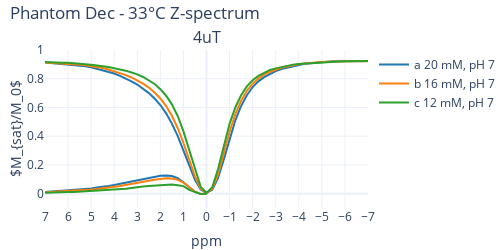
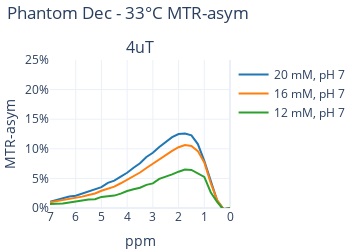
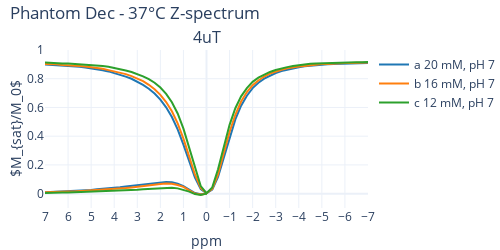
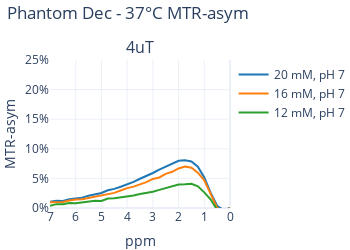

Here is the notebook cell these charts were saved with, in order:
### Code cell
for phantom_i in [0, 1, 2, 3, 5]:
    cest_prtcl_names = cest_prtcls_names[phantom_i]  # 3.6, 4, 6
    colors = ['#1f77b4', '#ff7f0e', '#2ca02c']
    conc_l = conc_ls[phantom_i]
    ph_l = ph_ls[phantom_i]
    tag = tags[phantom_i]
    abc_id = [tag.index('a'), tag.index('b'), tag.index('c')]

    fig = make_subplots(rows=1, cols=len(cest_prtcl_names),
                        subplot_titles=B_names[phantom_i], vertical_spacing = 0.07, horizontal_spacing=0.01)
    fig_2 = make_subplots(rows=1, cols=len(cest_prtcl_names),
                          subplot_titles=B_names[phantom_i], vertical_spacing = 0.07, horizontal_spacing=0.05)

    mean_z_spectrum = mean_z_spectra[phantom_i]
    mean_z_spectrum_not_cor = mean_z_spectra_n_c[phantom_i]
    # Iterate over each channel
    for B_idx in range(len(cest_prtcl_names)):
        # Iterate over each image
        for tag_i, cur_tag in enumerate(['a', 'b', 'c']):
            vial_i = tag.index(cur_tag)
            z_vial_B = mean_z_spectrum[vial_i,B_idx,:]
            z_vial_B_not_cor = mean_z_spectrum_not_cor[vial_i,B_idx,:]
            
            ppm_lim = 7

            # MTR asym calculation
            cha_n = len(z_vial_B)
            mid_i = int(cha_n/2 - 1)
            last_i = int(cha_n-1)
            positives = z_vial_B[0:(mid_i+2)]  # positives to 0 (including)
            negatives = z_vial_B[last_i:mid_i:-1]  # negatives to 0 (including)

            MTR_asym = negatives-positives
            ppm_asym = np.linspace(ppm_lim, 0, num=(mid_i+2))     

            ppm = np.linspace(ppm_lim, -ppm_lim, num=cha_n)

            col_idx = B_idx + 1
            fig.add_trace(go.Scatter(x=ppm, y=z_vial_B, line=dict(color=colors[tag_i]), name=f'{cur_tag} {conc_l[vial_i]}, {ph_l[vial_i]}', legendgroup=f'{1}_{col_idx}_1'), row=1, col=col_idx)
            # fig.add_trace(go.Scatter(x=ppm, y=z_vial_B_not_cor, line=dict(color='gray'), name=f'{cur_tag} {conc_l[vial_i]}, {ph_l[vial_i]}', legendgroup=f'{1}_{col_idx}_1'), row=1, col=col_idx)  # later delete!
            
            fig.add_trace(go.Scatter(x=ppm_asym, y=MTR_asym, line=dict(color=colors[tag_i]), name=f'{conc_l[vial_i]}, {ph_l[vial_i]}', legendgroup=f'{1}_{col_idx}_2'), row=1, col=col_idx)
            fig.update_xaxes(title_text='ppm', row=1, col=col_idx)
            
            fig_2.add_trace(go.Scatter(x=ppm_asym, y=MTR_asym, line=dict(color=colors[tag_i]), name=f'{conc_l[vial_i]}, {ph_l[vial_i]}', legendgroup=f'{1}_{col_idx}_2'), row=1, col=col_idx)
            fig_2.update_xaxes(title_text='ppm', row=1, col=col_idx)
            
    fig.update_yaxes(title_text='$M_{sat}/M_0$', row=1, col=1, title_standoff=2)
    fig_2.update_yaxes(title_text='MTR-asym', row=1, col=1)
    
    # Update layout
    fig.update_layout(template='plotly_white',  # Set the theme to plotly white
                      title_text=f'Phantom {month[phantom_i]} - {temperatures[phantom_i]} Z-spectrum',
                      height=250, width=500,
                      title=dict(x=0.02, y=0.97),
                      margin=dict(l=45, r=0, t=50, b=0)
                      )  # Adjust the title position
    
    fig_2.update_layout(template='plotly_white',  # Set the theme to plotly white
                  title_text=f'Phantom {month[phantom_i]} - {temperatures[phantom_i]} MTR-asym',
                  height=250, width=350,
                  title=dict(x=0.02, y=0.97),
                  margin=dict(l=0, r=0, t=60, b=0)
                        )  # Adjust the title position

    # Set axes for z-spectrum
    fig.update_xaxes(autorange='reversed',tickmode='linear', tick0=0, dtick=1)
    fig.update_yaxes(tickmode='linear', tick0=0, dtick=0.2, range=[-0.1, 1])
    
    # # Set axes for MTR-asym
    fig_2.update_xaxes(autorange='reversed', dtick=1)
    # fig_2.update_xaxes(tickvals=list(range(5)), ticktext=list(map(str, range(4, -1, -1))))
    fig_2.update_yaxes(tickmode='linear', tick0=0, dtick=0.05, range=[0, 0.25], tickformat='.0%')    

    # Show only specific legend groups
    for trace in fig.data:
        trace.showlegend = (trace.legendgroup == '1_1_1')
        
    # Show only specific legend groups
    for trace in fig_2.data:
        trace.showlegend = (trace.legendgroup == '1_1_2')

    fig.show()
    fig_2.show()
    
    pio.write_image(fig, f'images/z_spec/zspec_phantom_{phantom_i+1}.jpeg')
    pio.write_image(fig_2, f'images/z_spec/mtr_phantom_{phantom_i+1}.jpeg')

### Figure 1 — Plotly figure (JSON) as saved in the notebook; plotly's stock layout.template omitted (floating-point values rounded to 4 significant figures)
{"data": [{"legendgroup": "1_1_1", "line": {"color": "#1f77b4"}, "name": "a 20 mM, pH 7", "showlegend": true, "type": "scatter", "x": [7.0, 6.75, 6.5, 6.25, 6.0, 5.75, 5.5, 5.25, 5.0, 4.75, 4.5, 4.25, 4.0, 3.75, 3.5, 3.25, 3.0, 2.75, 2.5, 2.25, 2.0, 1.75, 1.5, 1.25, 1.0, 0.75, 0.5, 0.25, 0.0, -0.25, -0.5, -0.75, -1.0, -1.25, -1.5, -1.75, -2.0, -2.25, -2.5, -2.75, -3.0, -3.25, -3.5, -3.75, -4.0, -4.25, -4.5, -4.75, -5.0, -5.25, -5.5, -5.75, -6.0, -6.25, -6.5, -6.75, -7.0], "xaxis": "x", "y": [0.913, 0.909, 0.9066, 0.905, 0.9023, 0.8978, 0.8928, 0.8872, 0.8802, 0.8699, 0.8619, 0.8508, 0.8367, 0.8201, 0.8023, 0.7815, 0.7595, 0.7315, 0.7, 0.662, 0.6171, 0.559, 0.4877, 0.4028, 0.3027, 0.1942, 0.09707, 0.02855, 0.005282, 0.02686, 0.1095, 0.2388, 0.3824, 0.5108, 0.6104, 0.685, 0.7421, 0.7816, 0.8114, 0.8346, 0.8528, 0.8677, 0.8778, 0.888, 0.8962, 0.9036, 0.908, 0.9124, 0.9155, 0.919, 0.921, 0.9222, 0.923, 0.9244, 0.9228, 0.9228, 0.9236], "yaxis": "y"}, {"legendgroup": "1_1_2", "line": {"color": "#1f77b4"}, "name": "20 mM, pH 7", "showlegend": false, "type": "scatter", "x": [7.0, 6.75, 6.5, 6.25, 6.0, 5.75, 5.5, 5.25, 5.0, 4.75, 4.5, 4.25, 4.0, 3.75, 3.5, 3.25, 3.0, 2.75, 2.5, 2.25, 2.0, 1.75, 1.5, 1.25, 1.0, 0.75, 0.5, 0.25, 0.0], "xaxis": "x", "y": [0.01063, 0.01372, 0.0162, 0.01938, 0.0207, 0.02435, 0.02818, 0.0318, 0.03522, 0.04249, 0.04611, 0.05283, 0.05951, 0.06791, 0.07554, 0.08616, 0.09327, 0.1032, 0.1114, 0.1196, 0.125, 0.126, 0.1227, 0.1081, 0.07963, 0.04464, 0.01242, -0.001694, 0.0], "yaxis": "y"}, {"legendgroup": "1_1_1", "line": {"color": "#ff7f0e"}, "name": "b 16 mM, pH 7", "showlegend": true, "type": "scatter", "x": [7.0, 6.75, 6.5, 6.25, 6.0, 5.75, 5.5, 5.25, 5.0, 4.75, 4.5, 4.25, 4.0, 3.75, 3.5, 3.25, 3.0, 2.75, 2.5, 2.25, 2.0, 1.75, 1.5, 1.25, 1.0, 0.75, 0.5, 0.25, 0.0, -0.25, -0.5, -0.75, -1.0, -1.25, -1.5, -1.75, -2.0, -2.25, -2.5, -2.75, -3.0, -3.25, -3.5, -3.75, -4.0, -4.25, -4.5, -4.75, -5.0, -5.25, -5.5, -5.75, -6.0, -6.25, -6.5, -6.75, -7.0], "xaxis": "x", "y": [0.9126, 0.911, 0.9093, 0.9065, 0.9042, 0.9018, 0.8981, 0.8934, 0.8876, 0.8809, 0.8741, 0.8641, 0.8528, 0.8407, 0.8254, 0.8086, 0.789, 0.7653, 0.7384, 0.7042, 0.6625, 0.6093, 0.5424, 0.457, 0.3528, 0.2369, 0.1201, 0.03491, 0.005946, 0.03261, 0.1333, 0.2793, 0.4297, 0.5531, 0.6472, 0.7156, 0.7652, 0.8008, 0.8284, 0.8483, 0.8638, 0.8761, 0.8854, 0.8943, 0.9003, 0.9059, 0.9103, 0.9138, 0.9167, 0.9178, 0.9202, 0.921, 0.9215, 0.9215, 0.9221, 0.9224, 0.9221], "yaxis": "y"}, {"legendgroup": "1_1_2", "line": {"color": "#ff7f0e"}, "name": "16 mM, pH 7", "showlegend": false, "type": "scatter", "x": [7.0, 6.75, 6.5, 6.25, 6.0, 5.75, 5.5, 5.25, 5.0, 4.75, 4.5, 4.25, 4.0, 3.75, 3.5, 3.25, 3.0, 2.75, 2.5, 2.25, 2.0, 1.75, 1.5, 1.25, 1.0, 0.75, 0.5, 0.25, 0.0], "xaxis": "x", "y": [0.009519, 0.01136, 0.01277, 0.01497, 0.01732, 0.01919, 0.02205, 0.02445, 0.02909, 0.03288, 0.03617, 0.0418, 0.04749, 0.05363, 0.05994, 0.06755, 0.07481, 0.08303, 0.08994, 0.09657, 0.1027, 0.1064, 0.1048, 0.09606, 0.07694, 0.04246, 0.01328, -0.002305, 0.0], "yaxis": "y"}, {"legendgroup": "1_1_1", "line": {"color": "#2ca02c"}, "name": "c 12 mM, pH 7", "showlegend": true, "type": "scatter", "x": [7.0, 6.75, 6.5, 6.25, 6.0, 5.75, 5.5, 5.25, 5.0, 4.75, 4.5, 4.25, 4.0, 3.75, 3.5, 3.25, 3.0, 2.75, 2.5, 2.25, 2.0, 1.75, 1.5, 1.25, 1.0, 0.75, 0.5, 0.25, 0.0, -0.25, -0.5, -0.75, -1.0, -1.25, -1.5, -1.75, -2.0, -2.25, -2.5, -2.75, -3.0, -3.25, -3.5, -3.75, -4.0, -4.25, -4.5, -4.75, -5.0, -5.25, -5.5, -5.75, -6.0, -6.25, -6.5, -6.75, -7.0], "xaxis": "x", "y": [0.916, 0.9161, 0.9137, 0.9117, 0.9104, 0.9089, 0.9046, 0.9009, 0.8972, 0.8933, 0.8885, 0.8812, 0.8735, 0.8667, 0.8562, 0.8432, 0.8307, 0.8121, 0.7902, 0.7633, 0.7275, 0.6817, 0.6215, 0.5406, 0.4337, 0.3053, 0.1606, 0.04743, 0.004235, 0.04436, 0.1708, 0.3319, 0.4862, 0.5997, 0.6859, 0.7466, 0.7889, 0.82, 0.8429, 0.8612, 0.8723, 0.8823, 0.8905, 0.8982, 0.9023, 0.9055, 0.9095, 0.9132, 0.916, 0.9157, 0.9188, 0.9207, 0.9215, 0.9211, 0.9214, 0.9229, 0.9228], "yaxis": "y"}, {"legendgroup": "1_1_2", "line": {"color": "#2ca02c"}, "name": "12 mM, pH 7", "showlegend": false, "type": "scatter", "x": [7.0, 6.75, 6.5, 6.25, 6.0, 5.75, 5.5, 5.25, 5.0, 4.75, 4.5, 4.25, 4.0, 3.75, 3.5, 3.25, 3.0, 2.75, 2.5, 2.25, 2.0, 1.75, 1.5, 1.25, 1.0, 0.75, 0.5, 0.25, 0.0], "xaxis": "x", "y": [0.006838, 0.006798, 0.00775, 0.009341, 0.01105, 0.01178, 0.01422, 0.01478, 0.01878, 0.01983, 0.02094, 0.02423, 0.02877, 0.03153, 0.03426, 0.03908, 0.04159, 0.0491, 0.05267, 0.0567, 0.06132, 0.06493, 0.06439, 0.05913, 0.05247, 0.02659, 0.01017, -0.003076, 0.0], "yaxis": "y"}], "layout": {"annotations": [{"font": {"size": 16}, "showarrow": false, "text": "4uT", "x": 0.5, "xanchor": "center", "xref": "paper", "y": 1.0, "yanchor": "bottom", "yref": "paper"}], "height": 250, "margin": {"b": 0, "l": 45, "r": 0, "t": 50}, "title": {"text": "Phantom Dec - 33°C Z-spectrum", "x": 0.02, "y": 0.97}, "width": 500, "xaxis": {"anchor": "y", "autorange": "reversed", "domain": [0.0, 1.0], "dtick": 1, "tick0": 0, "tickmode": "linear", "title": {"text": "ppm"}}, "yaxis": {"anchor": "x", "domain": [0.0, 1.0], "dtick": 0.2, "range": [-0.1, 1], "tick0": 0, "tickmode": "linear", "title": {"standoff": 2, "text": "$M_{sat}/M_0$"}}}}

### Figure 2 — Plotly figure (JSON) as saved in the notebook; plotly's stock layout.template omitted (floating-point values rounded to 4 significant figures)
{"data": [{"legendgroup": "1_1_2", "line": {"color": "#1f77b4"}, "name": "20 mM, pH 7", "showlegend": true, "type": "scatter", "x": [7.0, 6.75, 6.5, 6.25, 6.0, 5.75, 5.5, 5.25, 5.0, 4.75, 4.5, 4.25, 4.0, 3.75, 3.5, 3.25, 3.0, 2.75, 2.5, 2.25, 2.0, 1.75, 1.5, 1.25, 1.0, 0.75, 0.5, 0.25, 0.0], "xaxis": "x", "y": [0.01063, 0.01372, 0.0162, 0.01938, 0.0207, 0.02435, 0.02818, 0.0318, 0.03522, 0.04249, 0.04611, 0.05283, 0.05951, 0.06791, 0.07554, 0.08616, 0.09327, 0.1032, 0.1114, 0.1196, 0.125, 0.126, 0.1227, 0.1081, 0.07963, 0.04464, 0.01242, -0.001694, 0.0], "yaxis": "y"}, {"legendgroup": "1_1_2", "line": {"color": "#ff7f0e"}, "name": "16 mM, pH 7", "showlegend": true, "type": "scatter", "x": [7.0, 6.75, 6.5, 6.25, 6.0, 5.75, 5.5, 5.25, 5.0, 4.75, 4.5, 4.25, 4.0, 3.75, 3.5, 3.25, 3.0, 2.75, 2.5, 2.25, 2.0, 1.75, 1.5, 1.25, 1.0, 0.75, 0.5, 0.25, 0.0], "xaxis": "x", "y": [0.009519, 0.01136, 0.01277, 0.01497, 0.01732, 0.01919, 0.02205, 0.02445, 0.02909, 0.03288, 0.03617, 0.0418, 0.04749, 0.05363, 0.05994, 0.06755, 0.07481, 0.08303, 0.08994, 0.09657, 0.1027, 0.1064, 0.1048, 0.09606, 0.07694, 0.04246, 0.01328, -0.002305, 0.0], "yaxis": "y"}, {"legendgroup": "1_1_2", "line": {"color": "#2ca02c"}, "name": "12 mM, pH 7", "showlegend": true, "type": "scatter", "x": [7.0, 6.75, 6.5, 6.25, 6.0, 5.75, 5.5, 5.25, 5.0, 4.75, 4.5, 4.25, 4.0, 3.75, 3.5, 3.25, 3.0, 2.75, 2.5, 2.25, 2.0, 1.75, 1.5, 1.25, 1.0, 0.75, 0.5, 0.25, 0.0], "xaxis": "x", "y": [0.006838, 0.006798, 0.00775, 0.009341, 0.01105, 0.01178, 0.01422, 0.01478, 0.01878, 0.01983, 0.02094, 0.02423, 0.02877, 0.03153, 0.03426, 0.03908, 0.04159, 0.0491, 0.05267, 0.0567, 0.06132, 0.06493, 0.06439, 0.05913, 0.05247, 0.02659, 0.01017, -0.003076, 0.0], "yaxis": "y"}], "layout": {"annotations": [{"font": {"size": 16}, "showarrow": false, "text": "4uT", "x": 0.5, "xanchor": "center", "xref": "paper", "y": 1.0, "yanchor": "bottom", "yref": "paper"}], "height": 250, "margin": {"b": 0, "l": 0, "r": 0, "t": 60}, "title": {"text": "Phantom Dec - 33°C MTR-asym", "x": 0.02, "y": 0.97}, "width": 350, "xaxis": {"anchor": "y", "autorange": "reversed", "domain": [0.0, 1.0], "dtick": 1, "title": {"text": "ppm"}}, "yaxis": {"anchor": "x", "domain": [0.0, 1.0], "dtick": 0.05, "range": [0, 0.25], "tick0": 0, "tickformat": ".0%", "tickmode": "linear", "title": {"text": "MTR-asym"}}}}

### Figure 3 — Plotly figure (JSON) as saved in the notebook; plotly's stock layout.template omitted (floating-point values rounded to 4 significant figures)
{"data": [{"legendgroup": "1_1_1", "line": {"color": "#1f77b4"}, "name": "a 20 mM, pH 7", "showlegend": true, "type": "scatter", "x": [7.0, 6.75, 6.5, 6.25, 6.0, 5.75, 5.5, 5.25, 5.0, 4.75, 4.5, 4.25, 4.0, 3.75, 3.5, 3.25, 3.0, 2.75, 2.5, 2.25, 2.0, 1.75, 1.5, 1.25, 1.0, 0.75, 0.5, 0.25, 0.0, -0.25, -0.5, -0.75, -1.0, -1.25, -1.5, -1.75, -2.0, -2.25, -2.5, -2.75, -3.0, -3.25, -3.5, -3.75, -4.0, -4.25, -4.5, -4.75, -5.0, -5.25, -5.5, -5.75, -6.0, -6.25, -6.5, -6.75, -7.0], "xaxis": "x", "y": [0.8991, 0.8971, 0.8957, 0.8931, 0.89, 0.8867, 0.8827, 0.8783, 0.8728, 0.8654, 0.8594, 0.851, 0.8407, 0.828, 0.8146, 0.7998, 0.7805, 0.7573, 0.7304, 0.6969, 0.6551, 0.6009, 0.5335, 0.4475, 0.3412, 0.2241, 0.1123, 0.03213, 0.002842, 0.02868, 0.1161, 0.2494, 0.3926, 0.5172, 0.612, 0.6814, 0.7349, 0.7722, 0.8004, 0.8223, 0.8396, 0.8534, 0.8641, 0.8721, 0.8802, 0.887, 0.8916, 0.8954, 0.8981, 0.9013, 0.9034, 0.9043, 0.9061, 0.908, 0.9077, 0.9093, 0.9094], "yaxis": "y"}, {"legendgroup": "1_1_2", "line": {"color": "#1f77b4"}, "name": "20 mM, pH 7", "showlegend": false, "type": "scatter", "x": [7.0, 6.75, 6.5, 6.25, 6.0, 5.75, 5.5, 5.25, 5.0, 4.75, 4.5, 4.25, 4.0, 3.75, 3.5, 3.25, 3.0, 2.75, 2.5, 2.25, 2.0, 1.75, 1.5, 1.25, 1.0, 0.75, 0.5, 0.25, 0.0], "xaxis": "x", "y": [0.01034, 0.01216, 0.01197, 0.01496, 0.01616, 0.01754, 0.02068, 0.02308, 0.02528, 0.03, 0.03228, 0.03599, 0.03956, 0.04413, 0.04943, 0.05363, 0.05913, 0.06495, 0.06999, 0.07531, 0.07979, 0.08047, 0.07851, 0.06978, 0.05145, 0.02535, 0.003707, -0.003458, 0.0], "yaxis": "y"}, {"legendgroup": "1_1_1", "line": {"color": "#ff7f0e"}, "name": "b 16 mM, pH 7", "showlegend": true, "type": "scatter", "x": [7.0, 6.75, 6.5, 6.25, 6.0, 5.75, 5.5, 5.25, 5.0, 4.75, 4.5, 4.25, 4.0, 3.75, 3.5, 3.25, 3.0, 2.75, 2.5, 2.25, 2.0, 1.75, 1.5, 1.25, 1.0, 0.75, 0.5, 0.25, 0.0, -0.25, -0.5, -0.75, -1.0, -1.25, -1.5, -1.75, -2.0, -2.25, -2.5, -2.75, -3.0, -3.25, -3.5, -3.75, -4.0, -4.25, -4.5, -4.75, -5.0, -5.25, -5.5, -5.75, -6.0, -6.25, -6.5, -6.75, -7.0], "xaxis": "x", "y": [0.903, 0.9025, 0.9, 0.8963, 0.8945, 0.8934, 0.8891, 0.8846, 0.8807, 0.8764, 0.8693, 0.86, 0.8522, 0.8447, 0.8323, 0.8184, 0.8022, 0.7838, 0.7577, 0.7268, 0.688, 0.6376, 0.5731, 0.4896, 0.3827, 0.2592, 0.1336, 0.03913, 0.003259, 0.03323, 0.1338, 0.2821, 0.4295, 0.5492, 0.6412, 0.7075, 0.7548, 0.7879, 0.8154, 0.8353, 0.8512, 0.862, 0.8721, 0.8807, 0.8858, 0.8894, 0.8948, 0.8999, 0.9028, 0.9033, 0.9062, 0.9082, 0.9089, 0.909, 0.9103, 0.9121, 0.9128], "yaxis": "y"}, {"legendgroup": "1_1_2", "line": {"color": "#ff7f0e"}, "name": "16 mM, pH 7", "showlegend": false, "type": "scatter", "x": [7.0, 6.75, 6.5, 6.25, 6.0, 5.75, 5.5, 5.25, 5.0, 4.75, 4.5, 4.25, 4.0, 3.75, 3.5, 3.25, 3.0, 2.75, 2.5, 2.25, 2.0, 1.75, 1.5, 1.25, 1.0, 0.75, 0.5, 0.25, 0.0], "xaxis": "x", "y": [0.009773, 0.009636, 0.0103, 0.01271, 0.01444, 0.01474, 0.01707, 0.01872, 0.02213, 0.0235, 0.02552, 0.02946, 0.03361, 0.03606, 0.03976, 0.04359, 0.04904, 0.05157, 0.05775, 0.06116, 0.06686, 0.06992, 0.06813, 0.05964, 0.04677, 0.0229, 0.000238, -0.005898, 0.0], "yaxis": "y"}, {"legendgroup": "1_1_1", "line": {"color": "#2ca02c"}, "name": "c 12 mM, pH 7", "showlegend": true, "type": "scatter", "x": [7.0, 6.75, 6.5, 6.25, 6.0, 5.75, 5.5, 5.25, 5.0, 4.75, 4.5, 4.25, 4.0, 3.75, 3.5, 3.25, 3.0, 2.75, 2.5, 2.25, 2.0, 1.75, 1.5, 1.25, 1.0, 0.75, 0.5, 0.25, 0.0, -0.25, -0.5, -0.75, -1.0, -1.25, -1.5, -1.75, -2.0, -2.25, -2.5, -2.75, -3.0, -3.25, -3.5, -3.75, -4.0, -4.25, -4.5, -4.75, -5.0, -5.25, -5.5, -5.75, -6.0, -6.25, -6.5, -6.75, -7.0], "xaxis": "x", "y": [0.9123, 0.909, 0.9085, 0.9068, 0.9059, 0.9035, 0.9014, 0.8989, 0.8966, 0.8909, 0.8885, 0.8827, 0.8759, 0.8669, 0.857, 0.8469, 0.8335, 0.8167, 0.7968, 0.7719, 0.7386, 0.6949, 0.6365, 0.558, 0.4528, 0.3192, 0.1729, 0.05307, 0.003485, 0.04341, 0.1698, 0.3335, 0.4792, 0.5947, 0.6776, 0.7349, 0.7782, 0.8077, 0.8305, 0.8473, 0.861, 0.872, 0.8807, 0.888, 0.8946, 0.9003, 0.9048, 0.9069, 0.9086, 0.9112, 0.9127, 0.9131, 0.914, 0.9154, 0.9148, 0.9155, 0.9161], "yaxis": "y"}, {"legendgroup": "1_1_2", "line": {"color": "#2ca02c"}, "name": "12 mM, pH 7", "showlegend": false, "type": "scatter", "x": [7.0, 6.75, 6.5, 6.25, 6.0, 5.75, 5.5, 5.25, 5.0, 4.75, 4.5, 4.25, 4.0, 3.75, 3.5, 3.25, 3.0, 2.75, 2.5, 2.25, 2.0, 1.75, 1.5, 1.25, 1.0, 0.75, 0.5, 0.25, 0.0], "xaxis": "x", "y": [0.003785, 0.006508, 0.006375, 0.00859, 0.008188, 0.00956, 0.01125, 0.01232, 0.01201, 0.01599, 0.01635, 0.01763, 0.01871, 0.02111, 0.02368, 0.02516, 0.02752, 0.03058, 0.03369, 0.03585, 0.03958, 0.03996, 0.04103, 0.03667, 0.02643, 0.01426, -0.003062, -0.00966, 0.0], "yaxis": "y"}], "layout": {"annotations": [{"font": {"size": 16}, "showarrow": false, "text": "4uT", "x": 0.5, "xanchor": "center", "xref": "paper", "y": 1.0, "yanchor": "bottom", "yref": "paper"}], "height": 250, "margin": {"b": 0, "l": 45, "r": 0, "t": 50}, "title": {"text": "Phantom Dec - 37°C Z-spectrum", "x": 0.02, "y": 0.97}, "width": 500, "xaxis": {"anchor": "y", "autorange": "reversed", "domain": [0.0, 1.0], "dtick": 1, "tick0": 0, "tickmode": "linear", "title": {"text": "ppm"}}, "yaxis": {"anchor": "x", "domain": [0.0, 1.0], "dtick": 0.2, "range": [-0.1, 1], "tick0": 0, "tickmode": "linear", "title": {"standoff": 2, "text": "$M_{sat}/M_0$"}}}}

### Figure 4 — Plotly figure (JSON) as saved in the notebook; plotly's stock layout.template omitted (floating-point values rounded to 4 significant figures)
{"data": [{"legendgroup": "1_1_2", "line": {"color": "#1f77b4"}, "name": "20 mM, pH 7", "showlegend": true, "type": "scatter", "x": [7.0, 6.75, 6.5, 6.25, 6.0, 5.75, 5.5, 5.25, 5.0, 4.75, 4.5, 4.25, 4.0, 3.75, 3.5, 3.25, 3.0, 2.75, 2.5, 2.25, 2.0, 1.75, 1.5, 1.25, 1.0, 0.75, 0.5, 0.25, 0.0], "xaxis": "x", "y": [0.01034, 0.01216, 0.01197, 0.01496, 0.01616, 0.01754, 0.02068, 0.02308, 0.02528, 0.03, 0.03228, 0.03599, 0.03956, 0.04413, 0.04943, 0.05363, 0.05913, 0.06495, 0.06999, 0.07531, 0.07979, 0.08047, 0.07851, 0.06978, 0.05145, 0.02535, 0.003707, -0.003458, 0.0], "yaxis": "y"}, {"legendgroup": "1_1_2", "line": {"color": "#ff7f0e"}, "name": "16 mM, pH 7", "showlegend": true, "type": "scatter", "x": [7.0, 6.75, 6.5, 6.25, 6.0, 5.75, 5.5, 5.25, 5.0, 4.75, 4.5, 4.25, 4.0, 3.75, 3.5, 3.25, 3.0, 2.75, 2.5, 2.25, 2.0, 1.75, 1.5, 1.25, 1.0, 0.75, 0.5, 0.25, 0.0], "xaxis": "x", "y": [0.009773, 0.009636, 0.0103, 0.01271, 0.01444, 0.01474, 0.01707, 0.01872, 0.02213, 0.0235, 0.02552, 0.02946, 0.03361, 0.03606, 0.03976, 0.04359, 0.04904, 0.05157, 0.05775, 0.06116, 0.06686, 0.06992, 0.06813, 0.05964, 0.04677, 0.0229, 0.000238, -0.005898, 0.0], "yaxis": "y"}, {"legendgroup": "1_1_2", "line": {"color": "#2ca02c"}, "name": "12 mM, pH 7", "showlegend": true, "type": "scatter", "x": [7.0, 6.75, 6.5, 6.25, 6.0, 5.75, 5.5, 5.25, 5.0, 4.75, 4.5, 4.25, 4.0, 3.75, 3.5, 3.25, 3.0, 2.75, 2.5, 2.25, 2.0, 1.75, 1.5, 1.25, 1.0, 0.75, 0.5, 0.25, 0.0], "xaxis": "x", "y": [0.003785, 0.006508, 0.006375, 0.00859, 0.008188, 0.00956, 0.01125, 0.01232, 0.01201, 0.01599, 0.01635, 0.01763, 0.01871, 0.02111, 0.02368, 0.02516, 0.02752, 0.03058, 0.03369, 0.03585, 0.03958, 0.03996, 0.04103, 0.03667, 0.02643, 0.01426, -0.003062, -0.00966, 0.0], "yaxis": "y"}], "layout": {"annotations": [{"font": {"size": 16}, "showarrow": false, "text": "4uT", "x": 0.5, "xanchor": "center", "xref": "paper", "y": 1.0, "yanchor": "bottom", "yref": "paper"}], "height": 250, "margin": {"b": 0, "l": 0, "r": 0, "t": 60}, "title": {"text": "Phantom Dec - 37°C MTR-asym", "x": 0.02, "y": 0.97}, "width": 350, "xaxis": {"anchor": "y", "autorange": "reversed", "domain": [0.0, 1.0], "dtick": 1, "title": {"text": "ppm"}}, "yaxis": {"anchor": "x", "domain": [0.0, 1.0], "dtick": 0.05, "range": [0, 0.25], "tick0": 0, "tickformat": ".0%", "tickmode": "linear", "title": {"text": "MTR-asym"}}}}
